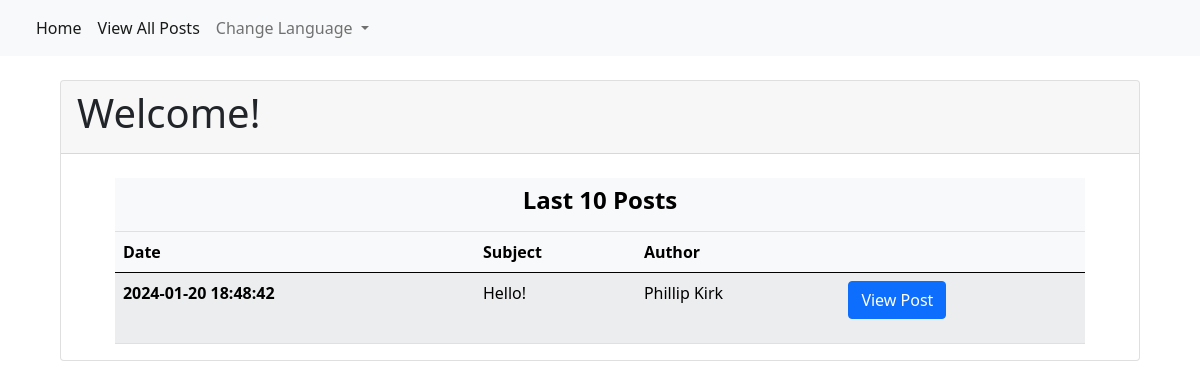
Screenshot of /blog/ with the database file from the repository.
### tables this page shows
CREATE TABLE IF NOT EXISTS `posts` (
  `id` int(11) NOT NULL AUTO_INCREMENT,
  `subject` varchar(255) NOT NULL,
  `content` longtext NOT NULL,
  `author` varchar(255) NOT NULL,
  `created` timestamp NOT NULL DEFAULT current_timestamp(),
  `updated` timestamp NOT NULL DEFAULT current_timestamp() ON UPDATE current_timestamp(),
  PRIMARY KEY (`id`)
);

### lib/lang/en.php (called while the page is built)
<?php
    $loc["author"] = "Author";
    $loc["date"] = "Date";
    $loc["delete"] = "Delete";
    $loc["last_10_posts"] = "Last 10 Posts";
    $loc["subject"] = "Subject";
    $loc["view_post"] = "View Post";
    $loc["welcome"] = "Welcome!";
    $loc["access_log"] = "Access Log";
    $loc["clear_log"] = "Clear Log";
    $loc["status"] = "Status";
    $loc["timestamp"] = "timestamp";
    $loc["username"] = "Username";
    $loc["change_language"] = "Change Language";
    $loc["create_new_user"] = "Create New User";
    $loc["english"] = "English";
    $loc["german"] = "German";
    $loc["home"] = "Home";
    $loc["italian"] = "Itallian";
    $loc["logout"] = "Logout";
    $loc["new_post"] = "New Post";
    $loc["reset_password"] = "Reset Password";
    $loc["spanish"] = "Spanish";
    $loc["view_all_posts"] ="View All Posts";
    $loc["on"] = "on";
    $loc["post_subject"] = "Post Subject";
    $loc["posted_by"] = "Posted By";

### blog/index.php (the view, shortened to what this page needs)
<?php require_once $_SERVER['DOCUMENT_ROOT'] . '/lib/templates/GLOBAL_HEADER.php'; ?>
            <div class="card-header">
                <h1><?php echo $loc['welcome']; ?></h1>
            </div>
        <br>
        <table class="table table-light table-striped" style="width: 90%; margin-left: 5%;">
            <thead>
                <tr>
                    <?php
                        if (key_exists('username', $_SESSION)) {
                            echo '<th colspan="5"><center><h4><strong>' . $loc['last_10_posts'] . '</strong></h4></center></th>';
                        } else {
                            echo '<th colspan="4"><center><h4><strong>' . $loc['last_10_posts'] . '</strong></h4></center></th>';
                        }
                        ?>
                </tr>
                <tr>
                    <th scope="col"><?php echo $loc['date']; ?></th>
                    <th scope="col"><?php echo $loc['subject']; ?></th>
                    <th scope="col"><?php echo $loc['author']; ?></th>
                    <?php
                        if (key_exists('username', $_SESSION)) {
                            echo '<th scope="col" colspan="2"></th>';
                        } else {
                            echo '<th scope="col"></th>';
                        }
                        ?>
                </tr>
            </thead>
            <tbody>
                <?php
                    $sql = "SELECT * FROM posts ORDER BY id DESC LIMIT 10";
                    $result = $link->query($sql);
                    if ($result->num_rows > 0) {
                        while($row = $result->fetch_assoc()) {
                            echo "<tr>";
                                echo '<th scope="row">' . $row['created'] . '</th>';
                                echo '<td>' . $row['subject'] . '</td>';
                                echo '<td>'. $row['author'] . '</td>';
                                echo '<td><a class="btn btn-primary mb-3" href="post?pid=' . $row['id'] . '">' . $loc['view_post'] . '</a></td>';
                            echo '</tr>';
                        }
                    }
                ?>
            </tbody>
        </table>
        <?php require_once $_SERVER['DOCUMENT_ROOT'] . '/lib/templates/GLOBAL_FOOTER.php'; ?>

### rows the page displays
posts: created "2024-01-20 18:48:42", subject "Hello!", author "Phillip Kirk"

### other values shown
$loc['home'] "Home"
$loc['view_all_posts'] "View All Posts"
$loc['change_language'] "Change Language"
$loc['welcome'] "Welcome!"
$loc['last_10_posts'] "Last 10 Posts"
$loc['date'] "Date"
$loc['subject'] "Subject"
$loc['author'] "Author"
